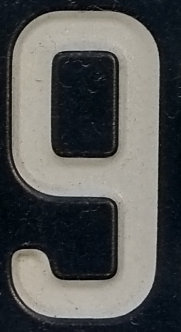
#> input picture license-plate/resources/patente_nueve.PNG, 181 x 332 px
$ python pof_hu_moments.py
#> lines starting #> are read from the running program, lines starting #| are printed output that depends on the picture; after the words box and inside, x2 and y2 are one past the last pixel; in counts of white or black regions, pixels touching at a corner belong together
import cv2
import numpy as np

GREEN_RGB = (0, 255, 0)

image = cv2.imread("resources/patente_nueve.PNG")
#> image is the input picture: shape (332, 181, 3); mean B, G, R 86.7, 88.2, 87.3
if image is None:
    print("No se pudo leer la imagen!")
    exit(1)


def get_biggest_contour(contours):
    contours_with_area = list(map(lambda x: (x, cv2.contourArea(x)), contours))
    return max(contours_with_area, key=lambda x: x[1])[0]


gray = cv2.cvtColor(image, cv2.COLOR_BGR2GRAY)
cv2.imshow("Gris", gray)
blurred = cv2.GaussianBlur(gray, (11, 11), 10)
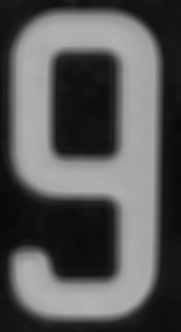
#> blurred: shape (332, 181); min 7, max 179, mean 87.8
cv2.imshow("Blurred", blurred)
threshold = cv2.adaptiveThreshold(blurred, 255, cv2.ADAPTIVE_THRESH_MEAN_C, cv2.THRESH_BINARY, 31, 15)
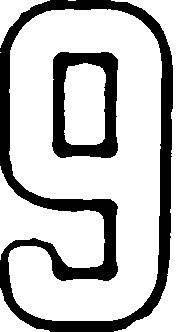
#> threshold: shape (332, 181); 75.2% white; 2 black regions
cv2.imshow("Thresholded", threshold)
contours, hierarchy = cv2.findContours(threshold, cv2.RETR_LIST, cv2.CHAIN_APPROX_NONE)
#> contours = 9 contours, 2 with area under 20; largest, box (x1, y1, x2, y2) and area: (8, 9, 162, 321) 36468, (51, 51, 119, 159) 6762, (0, 166, 105, 268) 4905, (111, 0, 181, 332) 4692, (64, 63, 106, 145) 3048, (0, 0, 50, 48) 718, (0, 288, 50, 332) 586
outer_contour = get_biggest_contour(contours)
#> in get_biggest_contour, `contours_with_area = list(map(lambda x: (x, cv2.contourArea(x)), conto..`: contours_with_area = 9 items
#> outer_contour = contour of 1028 points, box (x1, y1, x2, y2) (8, 9, 162, 321), area 36468
cv2.drawContours(image, outer_contour, -1, GREEN_RGB, 5)
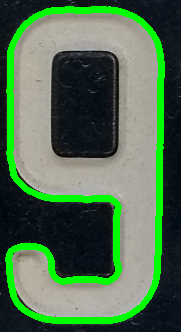
#> image: shape (332, 181, 3); 12.19% of pixels changed, all inside (x1, y1, x2, y2) = (5, 6, 165, 324)
cv2.imshow("Original", image)
moments = cv2.moments(outer_contour)
#> moments = moments, m00 36468, centre m10/m00, m01/m00 = (87.9, 150.2)
huMoments = cv2.HuMoments(moments)
#> huMoments = [0.261, 0.0258, 0.00105, 0.00139, 1.67e-06, 0.000216, -1.39e-07]
print(huMoments)
#| [[ 2.61296267e-01]
#|  [ 2.57654634e-02]
#|  [ 1.05243077e-03]
#|  [ 1.38809123e-03]
#|  [ 1.67199611e-06]
#|  [ 2.15597040e-04]
#|  [-1.38669472e-07]]
cv2.waitKey(0)
